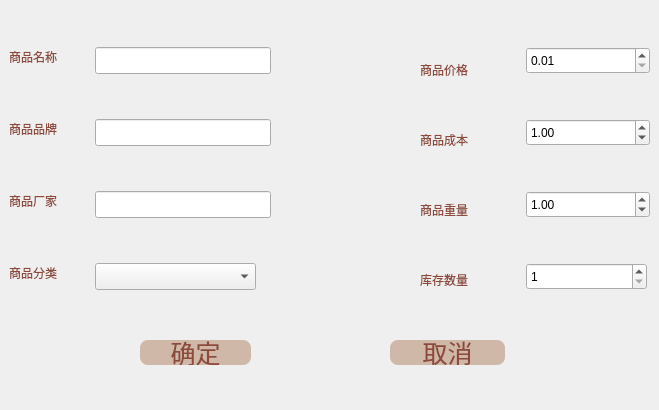
<?xml version="1.0" encoding="UTF-8"?>
<ui version="4.0">
 <class>InputWidget</class>
 <widget class="QWidget" name="InputWidget">
  <property name="geometry">
   <rect>
    <x>0</x>
    <y>0</y>
    <width>659</width>
    <height>410</height>
   </rect>
  </property>
  <property name="minimumSize">
   <size>
    <width>659</width>
    <height>410</height>
   </size>
  </property>
  <property name="maximumSize">
   <size>
    <width>659</width>
    <height>410</height>
   </size>
  </property>
  <property name="windowTitle">
   <string>输入商品信息</string>
  </property>
  <property name="styleSheet">
   <string notr="true">.InputWidget
{
background-color:rgb(248, 237, 227);
}




QAbstractSpinBox
{
	font: 14pt &quot;楷体&quot;;
}

QLineEdit
{
	font: 14pt &quot;楷体&quot;;
}

QComboBox
{
	font: 14pt &quot;楷体&quot;;
}


</string>
  </property>
  <widget class="QLabel" name="label">
   <property name="geometry">
    <rect>
     <x>9</x>
     <y>47</y>
     <width>80</width>
     <height>19</height>
    </rect>
   </property>
   <property name="styleSheet">
    <string notr="true">	color: rgb(141, 73, 58);
	font: 14pt &quot;楷体&quot;;</string>
   </property>
   <property name="text">
    <string>商品名称</string>
   </property>
  </widget>
  <widget class="QLabel" name="label_2">
   <property name="geometry">
    <rect>
     <x>9</x>
     <y>119</y>
     <width>80</width>
     <height>19</height>
    </rect>
   </property>
   <property name="styleSheet">
    <string notr="true">	color: rgb(141, 73, 58);
	font: 14pt &quot;楷体&quot;;</string>
   </property>
   <property name="text">
    <string>商品品牌</string>
   </property>
  </widget>
  <widget class="QLineEdit" name="brandEdit">
   <property name="geometry">
    <rect>
     <x>95</x>
     <y>119</y>
     <width>176</width>
     <height>27</height>
    </rect>
   </property>
  </widget>
  <widget class="QLineEdit" name="nameEdit">
   <property name="geometry">
    <rect>
     <x>95</x>
     <y>47</y>
     <width>176</width>
     <height>27</height>
    </rect>
   </property>
   <property name="styleSheet">
    <string notr="true"/>
   </property>
  </widget>
  <widget class="QLabel" name="label_3">
   <property name="geometry">
    <rect>
     <x>9</x>
     <y>191</y>
     <width>80</width>
     <height>19</height>
    </rect>
   </property>
   <property name="styleSheet">
    <string notr="true">	color: rgb(141, 73, 58);
	font: 14pt &quot;楷体&quot;;</string>
   </property>
   <property name="text">
    <string>商品厂家</string>
   </property>
  </widget>
  <widget class="QLineEdit" name="manuEdit">
   <property name="geometry">
    <rect>
     <x>95</x>
     <y>191</y>
     <width>176</width>
     <height>27</height>
    </rect>
   </property>
  </widget>
  <widget class="QLabel" name="label_4">
   <property name="geometry">
    <rect>
     <x>420</x>
     <y>60</y>
     <width>80</width>
     <height>19</height>
    </rect>
   </property>
   <property name="styleSheet">
    <string notr="true">	color: rgb(141, 73, 58);
	font: 14pt &quot;楷体&quot;;</string>
   </property>
   <property name="text">
    <string>商品价格</string>
   </property>
  </widget>
  <widget class="QDoubleSpinBox" name="priceBox">
   <property name="geometry">
    <rect>
     <x>526</x>
     <y>47</y>
     <width>124</width>
     <height>27</height>
    </rect>
   </property>
   <property name="minimum">
    <double>0.010000000000000</double>
   </property>
   <property name="maximum">
    <double>999999.000000000000000</double>
   </property>
  </widget>
  <widget class="QLabel" name="label_5">
   <property name="geometry">
    <rect>
     <x>420</x>
     <y>130</y>
     <width>80</width>
     <height>19</height>
    </rect>
   </property>
   <property name="styleSheet">
    <string notr="true">	color: rgb(141, 73, 58);
	font: 14pt &quot;楷体&quot;;</string>
   </property>
   <property name="text">
    <string>商品成本</string>
   </property>
  </widget>
  <widget class="QDoubleSpinBox" name="costBox">
   <property name="geometry">
    <rect>
     <x>526</x>
     <y>119</y>
     <width>124</width>
     <height>27</height>
    </rect>
   </property>
   <property name="minimum">
    <double>0.010000000000000</double>
   </property>
   <property name="maximum">
    <double>999999.000000000000000</double>
   </property>
   <property name="singleStep">
    <double>1.000000000000000</double>
   </property>
   <property name="value">
    <double>1.000000000000000</double>
   </property>
  </widget>
  <widget class="QLabel" name="weiOrCapaLab">
   <property name="geometry">
    <rect>
     <x>420</x>
     <y>200</y>
     <width>80</width>
     <height>19</height>
    </rect>
   </property>
   <property name="styleSheet">
    <string notr="true">	color: rgb(141, 73, 58);
	font: 14pt &quot;楷体&quot;;</string>
   </property>
   <property name="text">
    <string>商品重量</string>
   </property>
  </widget>
  <widget class="QDoubleSpinBox" name="weightOrCapaBox">
   <property name="geometry">
    <rect>
     <x>526</x>
     <y>191</y>
     <width>124</width>
     <height>27</height>
    </rect>
   </property>
   <property name="decimals">
    <number>2</number>
   </property>
   <property name="minimum">
    <double>0.010000000000000</double>
   </property>
   <property name="maximum">
    <double>999999.000000000000000</double>
   </property>
   <property name="singleStep">
    <double>1.000000000000000</double>
   </property>
   <property name="value">
    <double>1.000000000000000</double>
   </property>
  </widget>
  <widget class="QSpinBox" name="amountBox">
   <property name="geometry">
    <rect>
     <x>526</x>
     <y>263</y>
     <width>121</width>
     <height>27</height>
    </rect>
   </property>
   <property name="minimum">
    <number>1</number>
   </property>
   <property name="maximum">
    <number>999999</number>
   </property>
  </widget>
  <widget class="QLabel" name="label_7">
   <property name="geometry">
    <rect>
     <x>420</x>
     <y>270</y>
     <width>80</width>
     <height>19</height>
    </rect>
   </property>
   <property name="styleSheet">
    <string notr="true">	color:rgb(141, 73, 58);
	font: 14pt &quot;楷体&quot;;</string>
   </property>
   <property name="text">
    <string>库存数量</string>
   </property>
  </widget>
  <widget class="QLabel" name="label_8">
   <property name="geometry">
    <rect>
     <x>9</x>
     <y>263</y>
     <width>80</width>
     <height>19</height>
    </rect>
   </property>
   <property name="styleSheet">
    <string notr="true">	color: rgb(141, 73, 58);
	font: 14pt &quot;楷体&quot;;</string>
   </property>
   <property name="text">
    <string>商品分类</string>
   </property>
  </widget>
  <widget class="QComboBox" name="kindBox">
   <property name="geometry">
    <rect>
     <x>95</x>
     <y>263</y>
     <width>161</width>
     <height>27</height>
    </rect>
   </property>
  </widget>
  <widget class="QPushButton" name="okBtn">
   <property name="geometry">
    <rect>
     <x>140</x>
     <y>340</y>
     <width>111</width>
     <height>25</height>
    </rect>
   </property>
   <property name="styleSheet">
    <string notr="true">background-color: rgb(208, 184, 168);
font: 9pt &quot;楷体&quot;;
font-size:25px;
color: rgb(141, 73, 58);
border:none;
border-radius:8px</string>
   </property>
   <property name="text">
    <string>确定</string>
   </property>
  </widget>
  <widget class="QPushButton" name="cancelBtn">
   <property name="geometry">
    <rect>
     <x>390</x>
     <y>340</y>
     <width>115</width>
     <height>25</height>
    </rect>
   </property>
   <property name="styleSheet">
    <string notr="true">background-color: rgb(208, 184, 168);
font: 9pt &quot;楷体&quot;;
font-size:25px;
color: rgb(141, 73, 58);
border:none;
border-radius:8px</string>
   </property>
   <property name="text">
    <string>取消</string>
   </property>
  </widget>
 </widget>
 <resources/>
 <connections/>
</ui>
